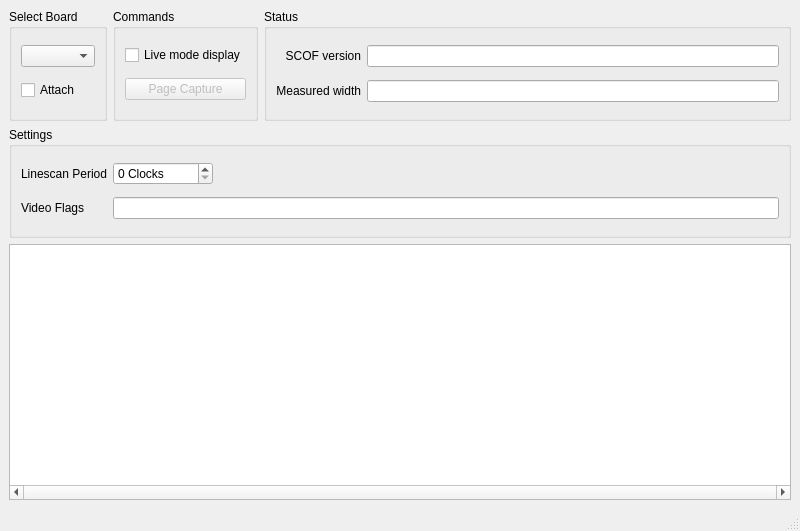
<ui version="4.0" >
 <class>VideoScope</class>
 <widget class="QMainWindow" name="VideoScope" >
  <property name="geometry" >
   <rect>
    <x>0</x>
    <y>0</y>
    <width>800</width>
    <height>531</height>
   </rect>
  </property>
  <property name="windowTitle" >
   <string>Video Scope</string>
  </property>
  <widget class="QWidget" name="centralwidget" >
   <layout class="QVBoxLayout" >
    <item>
     <layout class="QHBoxLayout" >
      <item>
       <widget class="QGroupBox" name="groupBox" >
        <property name="title" >
         <string>Select Board</string>
        </property>
        <layout class="QVBoxLayout" >
         <item>
          <widget class="QComboBox" name="board_select" />
         </item>
         <item>
          <widget class="QCheckBox" name="attach_check" >
           <property name="text" >
            <string>Attach</string>
           </property>
          </widget>
         </item>
        </layout>
       </widget>
      </item>
      <item>
       <widget class="QGroupBox" name="groupBox_4" >
        <property name="title" >
         <string>Commands</string>
        </property>
        <layout class="QVBoxLayout" >
         <item>
          <widget class="QCheckBox" name="live_mode_check" >
           <property name="text" >
            <string>Live mode display</string>
           </property>
          </widget>
         </item>
         <item>
          <widget class="QPushButton" name="page_capture_button" >
           <property name="enabled" >
            <bool>false</bool>
           </property>
           <property name="text" >
            <string>Page Capture</string>
           </property>
          </widget>
         </item>
        </layout>
       </widget>
      </item>
      <item>
       <widget class="QGroupBox" name="groupBox_2" >
        <property name="title" >
         <string>Status</string>
        </property>
        <layout class="QGridLayout" >
         <item row="0" column="0" >
          <widget class="QLabel" name="label" >
           <property name="text" >
            <string>SCOF version</string>
           </property>
           <property name="alignment" >
            <set>Qt::AlignRight|Qt::AlignTrailing|Qt::AlignVCenter</set>
           </property>
          </widget>
         </item>
         <item row="0" column="1" >
          <widget class="QLineEdit" name="scof_version_box" >
           <property name="focusPolicy" >
            <enum>Qt::NoFocus</enum>
           </property>
           <property name="acceptDrops" >
            <bool>false</bool>
           </property>
           <property name="readOnly" >
            <bool>true</bool>
           </property>
          </widget>
         </item>
         <item row="1" column="0" >
          <widget class="QLabel" name="label_2" >
           <property name="text" >
            <string>Measured width</string>
           </property>
           <property name="alignment" >
            <set>Qt::AlignRight|Qt::AlignTrailing|Qt::AlignVCenter</set>
           </property>
          </widget>
         </item>
         <item row="1" column="1" >
          <widget class="QLineEdit" name="measured_width_box" >
           <property name="focusPolicy" >
            <enum>Qt::NoFocus</enum>
           </property>
           <property name="acceptDrops" >
            <bool>false</bool>
           </property>
           <property name="readOnly" >
            <bool>true</bool>
           </property>
          </widget>
         </item>
        </layout>
       </widget>
      </item>
     </layout>
    </item>
    <item>
     <widget class="QGroupBox" name="groupBox_3" >
      <property name="title" >
       <string>Settings</string>
      </property>
      <layout class="QGridLayout" >
       <item row="0" column="0" >
        <widget class="QLabel" name="label_3" >
         <property name="text" >
          <string>Linescan Period</string>
         </property>
        </widget>
       </item>
       <item row="0" column="1" >
        <layout class="QHBoxLayout" >
         <item>
          <widget class="QSpinBox" name="linescan_period" >
           <property name="suffix" >
            <string> Clocks</string>
           </property>
           <property name="maximum" >
            <number>99999</number>
           </property>
          </widget>
         </item>
         <item>
          <spacer>
           <property name="orientation" >
            <enum>Qt::Horizontal</enum>
           </property>
           <property name="sizeHint" >
            <size>
             <width>40</width>
             <height>20</height>
            </size>
           </property>
          </spacer>
         </item>
        </layout>
       </item>
       <item row="1" column="0" >
        <widget class="QLabel" name="label_4" >
         <property name="text" >
          <string>Video Flags</string>
         </property>
        </widget>
       </item>
       <item row="1" column="1" >
        <widget class="QLineEdit" name="video_flags_entry" />
       </item>
      </layout>
     </widget>
    </item>
    <item>
     <widget class="QGraphicsView" name="scope_view" >
      <property name="sizePolicy" >
       <sizepolicy vsizetype="Fixed" hsizetype="Expanding" >
        <horstretch>0</horstretch>
        <verstretch>0</verstretch>
       </sizepolicy>
      </property>
      <property name="minimumSize" >
       <size>
        <width>0</width>
        <height>256</height>
       </size>
      </property>
      <property name="maximumSize" >
       <size>
        <width>16777215</width>
        <height>256</height>
       </size>
      </property>
      <property name="autoFillBackground" >
       <bool>false</bool>
      </property>
      <property name="verticalScrollBarPolicy" >
       <enum>Qt::ScrollBarAlwaysOff</enum>
      </property>
      <property name="horizontalScrollBarPolicy" >
       <enum>Qt::ScrollBarAlwaysOn</enum>
      </property>
     </widget>
    </item>
   </layout>
  </widget>
  <widget class="QMenuBar" name="menubar" >
   <property name="geometry" >
    <rect>
     <x>0</x>
     <y>0</y>
     <width>800</width>
     <height>28</height>
    </rect>
   </property>
  </widget>
  <widget class="QStatusBar" name="statusbar" />
 </widget>
 <resources/>
 <connections/>
</ui>
